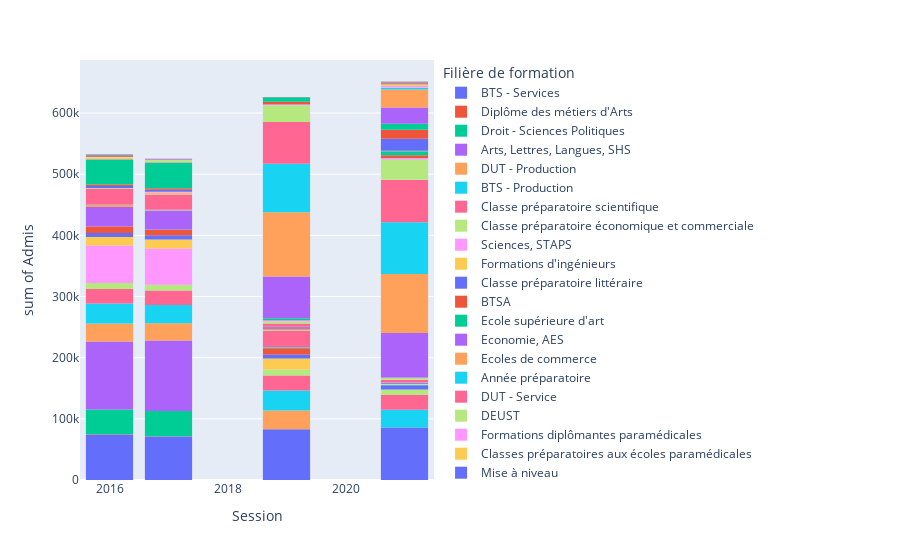

Notebook source saved alongside this figure:
### Code cell
#data = {'somme': [somme_apb_2016, somme_apb_2017, 0, somme_2019, somme_2021], 'année': [2016, 2017, 2019, 2021]}
#df = pd.DataFrame(data, index = [2016, 2017, 2019, 2021], columns = ['somme'])
fig = px.histogram(dataframe, x = dataframe['Session'], y = dataframe['Admis'], color = 'Filière de formation')
fig.update_layout(bargap = 0.2)
